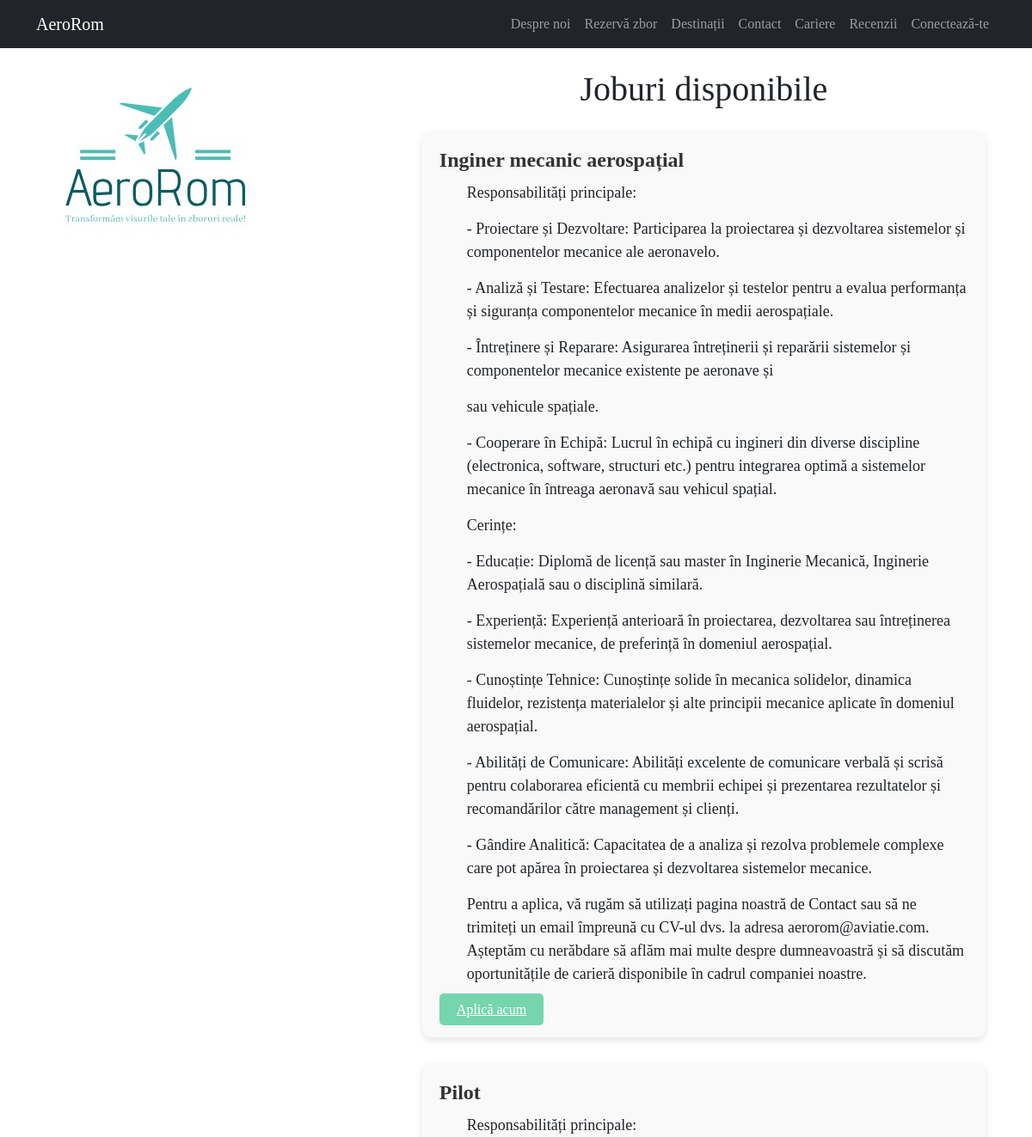
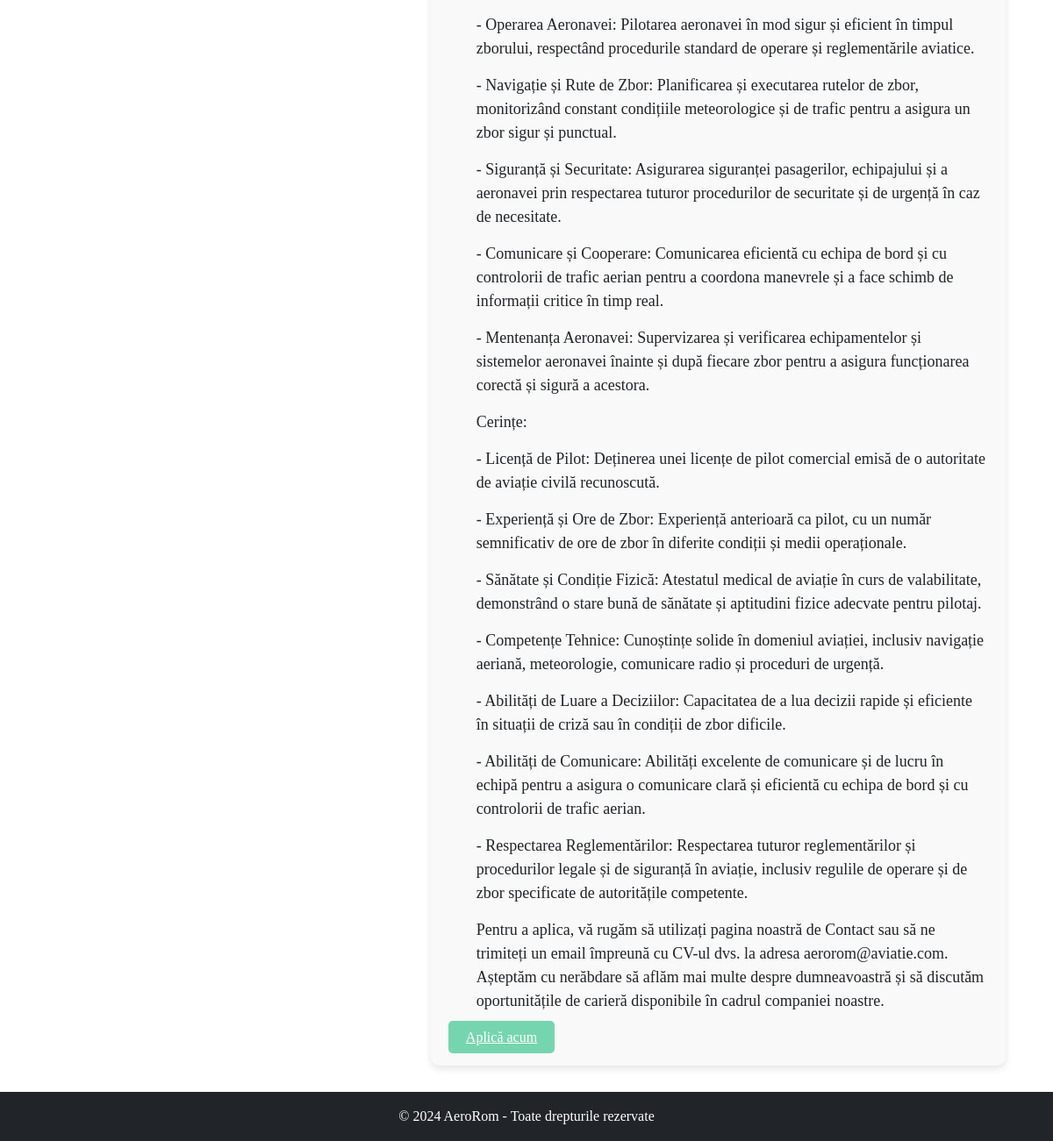
Page /aerorom/jobs/ on the committed database (2 pictures, top to bottom).
### aerorom/models.py (models this page shows)
class Job(models.Model):
    job_name = models.CharField(max_length=100)  # numele postului
    description = models.TextField()  # descrierea postului
    def get_description_fragments(self):
        return self.description.split('/')

### aerorom/views.py (the view)
# urls.py: path('jobs/', views.JobInfoView.as_view(), name='jobs'),
class JobInfoView(ListView):
    model = Job  # modelul de referinta din baza de date
    context_object_name = 'jobs'  # Accesam în șabloane obiectele "Job" sub numele "jobs"
    template_name = 'aerorom/job_info.html'  # numele șablonului html

### aerorom/templates/aerorom/job_info.html (shortened to what this page needs)
{% extends 'base.html' %}
{% load static %}
{% block content %}
<header>
    <div class="container mt-4" >
        <img src="{% static 'logo.png' %}" style="float: left; margin-right: 30px;">
    </div>
</header>
<div class="container">
    <div class="row">
        <div class="col-md-10 offset-md-2">
            <h1 class="text-center mb-4">Joburi disponibile</h1>
            {% for job in jobs %}
                <div class="job-card">
                    <h2 class="job-title">{{ job.job_name }}</h2>
                    <ul>
                        {% for fragment in job.get_description_fragments %}
                            {% if fragment %}
                                <p>{{ fragment }}</p>
                            {% endif %}
                        {% endfor %}
                    </ul>
                    <a href="{% url 'aerorom:contact' %}" class="apply-button" >Aplică acum</a>
                </div>
            {% empty %}
            <p>Nu există destinații disponibile momentan.</p>
            {% endfor %}
            </div>
        </div>
    </div>
</div>
{% endblock %}

### templates/base.html (style rules this page uses)
body { font-family: Times New Roman, sans-serif; background-color: #ffffff; margin: 0; padding: 0; }
p { font-size: 18px; line-height: 1.5; margin-bottom: 15px; }

### aerorom/templates/aerorom/job_info.html (style rules this page uses)
body { font-family: Times New Roman, sans-serif; background-color: #ffffff; margin: 0; padding: 0; }
.job-card { margin-bottom: 30px; padding: 20px; border-radius: 10px; background-color: #f9f9f9; box-shadow: 0 4px 8px rgba(0, 0, 0, 0.1); }
.job-title { font-size: 24px; font-weight: bold; color: #333; margin-bottom: 10px; }
.apply-button { background-color: #75D5AF; color: #fff; border: none; padding: 10px 20px; border-radius: 5px; font-size: 16px; cursor: pointer; transition: background-color 0.3s; }

### rows in the picture
Job: job_name "Inginer mecanic aerospațial", get_description_fragments "Responsabilități principale:" "- Proiectare și Dezvoltare: Participarea la proiectarea și dezvoltarea sistemelor și componentelor mecanice ale aeronavelo." "- Analiză și Testare: Efectuarea analizelor și testelor pentru a evalua performanța și siguranța componentelor mecanice în medii aerospațiale." "- Întreținere și Reparare: Asigurarea întreținerii și reparării sistemelor și componentelor mecanice existente pe aeronave și" "sau vehicule spațiale." "- Cooperare în Echipă: Lucrul în echipă cu ingineri din diverse discipline (electronica, software, structuri etc.) pentru integrarea optimă a sistemelor mecanice în întreaga aeronavă sau vehicul spațial." "Cerințe:" "- Educație: Diplomă de licență sau master în Inginerie Mecanică, Inginerie Aerospațială sau o disciplină similară." "- Experiență: Experiență anterioară în proiectarea, dezvoltarea sau întreținerea sistemelor mecanice, de preferință în domeniul aerospațial." "- Cunoștințe Tehnice: Cunoștințe solide în mecanica solidelor, dinamica fluidelor, rezistența materialelor și alte principii mecanice aplicate în domeniul aerospațial." "- Abilități de Comunicare: Abilități excelente de comunicare verbală și scrisă pentru colaborarea eficientă cu membrii echipei și prezentarea rezultatelor și recomandărilor către management și clienți." "- Gândire Analitică: Capacitatea de a analiza și rezolva problemele complexe care pot apărea în proiectarea și dezvoltarea sistemelor mecanice." "Pentru a aplica, vă rugăm să utilizați pagina noastră de Contact sau să ne trimiteți un email împreună cu CV-ul dvs. la adresa aerorom@aviatie.com. Așteptăm cu nerăbdare să aflăm mai multe despre dumneavoastră și să discutăm oportunitățile de carieră disponibile în cadrul companiei noastre."
Job: job_name "Pilot", get_description_fragments "Responsabilități principale:" "- Operarea Aeronavei: Pilotarea aeronavei în mod sigur și eficient în timpul zborului, respectând procedurile standard de operare și reglementările aviatice." "- Navigație și Rute de Zbor: Planificarea și executarea rutelor de zbor, monitorizând constant condițiile meteorologice și de trafic pentru a asigura un zbor sigur și punctual." "- Siguranță și Securitate: Asigurarea siguranței pasagerilor, echipajului și a aeronavei prin respectarea tuturor procedurilor de securitate și de urgență în caz de necesitate." "- Comunicare și Cooperare: Comunicarea eficientă cu echipa de bord și cu controlorii de trafic aerian pentru a coordona manevrele și a face schimb de informații critice în timp real." "- Mentenanța Aeronavei: Supervizarea și verificarea echipamentelor și sistemelor aeronavei înainte și după fiecare zbor pentru a asigura funcționarea corectă și sigură a acestora." "Cerințe:" "- Licență de Pilot: Deținerea unei licențe de pilot comercial emisă de o autoritate de aviație civilă recunoscută." "- Experiență și Ore de Zbor: Experiență anterioară ca pilot, cu un număr semnificativ de ore de zbor în diferite condiții și medii operaționale." "- Sănătate și Condiție Fizică: Atestatul medical de aviație în curs de valabilitate, demonstrând o stare bună de sănătate și aptitudini fizice adecvate pentru pilotaj." "- Competențe Tehnice: Cunoștințe solide în domeniul aviației, inclusiv navigație aeriană, meteorologie, comunicare radio și proceduri de urgență." "- Abilități de Luare a Deciziilor: Capacitatea de a lua decizii rapide și eficiente în situații de criză sau în condiții de zbor dificile." "- Abilități de Comunicare: Abilități excelente de comunicare și de lucru în echipă pentru a asigura o comunicare clară și eficientă cu echipa de bord și cu controlorii de trafic aerian." "- Respectarea Reglementărilor: Respectarea tuturor reglementărilor și procedurilor legale și de siguranță în aviație, inclusiv regulile de operare și de zbor specificate de autoritățile competente." "Pentru a aplica, vă rugăm să utilizați pagina noastră de Contact sau să ne trimiteți un email împreună cu CV-ul dvs. la adresa aerorom@aviatie.com. Așteptăm cu nerăbdare să aflăm mai multe despre dumneavoastră și să discutăm oportunitățile de carieră disponibile în cadrul companiei noastre."
